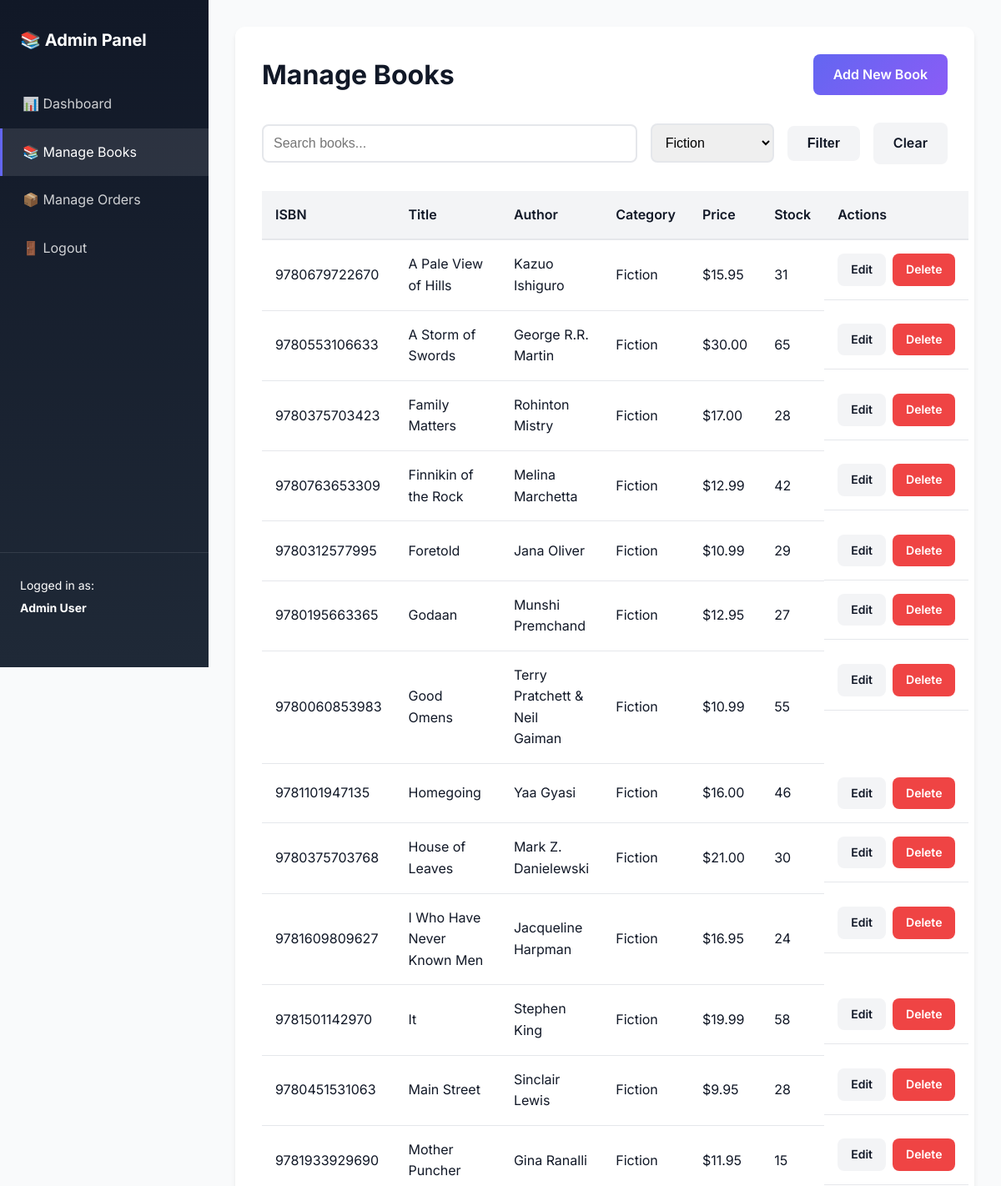
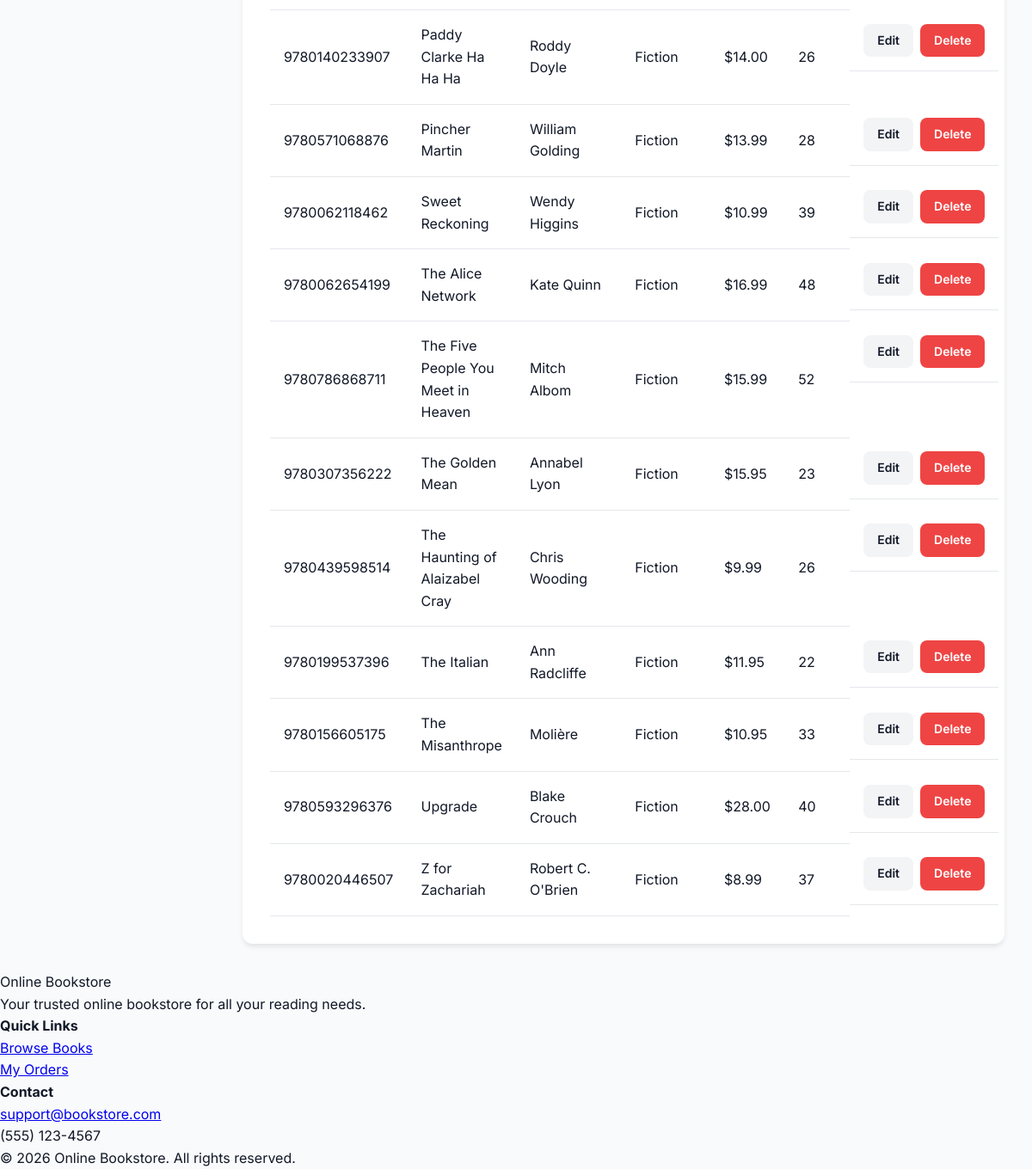
The app's page /admin/books.php?category=1 (signed in) with its own data (2 pictures, top to bottom).
### tables this page shows
CREATE TABLE books (
    id INT AUTO_INCREMENT PRIMARY KEY,
    isbn VARCHAR(20) NOT NULL UNIQUE,
    title VARCHAR(255) NOT NULL,
    author VARCHAR(255) NOT NULL,
    price DECIMAL(10, 2) NOT NULL,
    description TEXT,
    cover_image VARCHAR(255),
    category_id INT,
    stock_quantity INT NOT NULL DEFAULT 0,
    created_at TIMESTAMP DEFAULT CURRENT_TIMESTAMP,
    updated_at TIMESTAMP DEFAULT CURRENT_TIMESTAMP ON UPDATE CURRENT_TIMESTAMP,
    FOREIGN KEY (category_id) REFERENCES categories(id) ON DELETE SET NULL,
    INDEX idx_isbn (isbn),
    INDEX idx_title (title),
    INDEX idx_author (author),
    INDEX idx_category (category_id)
);

CREATE TABLE categories (
    id INT AUTO_INCREMENT PRIMARY KEY,
    name VARCHAR(100) NOT NULL UNIQUE,
    slug VARCHAR(100) NOT NULL UNIQUE,
    description TEXT,
    created_at TIMESTAMP DEFAULT CURRENT_TIMESTAMP,
    INDEX idx_slug (slug)
);

### includes/security.php (called while the page is built, shortened)
<?php
function escapeHTML($data)
{
    return htmlspecialchars($data, ENT_QUOTES, 'UTF-8');
}
function formatPrice($price)
{
    return '$' . number_format($price, 2);
}

### admin/books.php (the view, shortened to what this page needs)
<?php
require_once __DIR__ . '/../includes/security.php';
$db = getDB();
$search = isset($_GET['search']) ? sanitizeInput($_GET['search']) : '';
$category_id = isset($_GET['category']) ? (int) $_GET['category'] : null;
$where = [];
$params = [];
if ($category_id) {
    $where[] = "category_id = ?";
    $params[] = $category_id;
}
$whereClause = !empty($where) ? 'WHERE ' . implode(' AND ', $where) : '';
$sql = "
    SELECT b.*, c.name as category_name
    FROM books b
    LEFT JOIN categories c ON b.category_id = c.id
    $whereClause
    ORDER BY b.title ASC
";
$stmt = $db->prepare($sql);
$stmt->execute($params);
$books = $stmt->fetchAll();
$categoriesStmt = $db->query("SELECT * FROM categories ORDER BY name");
$categories = $categoriesStmt->fetchAll();
include __DIR__ . '/../includes/admin_header.php';
?>
<div class="admin-content">
    <div class="content-header">
        <h1>Manage Books</h1>
        <a href="book_form.php" class="btn btn-primary">Add New Book</a>
    </div>
    <div class="filters">
        <form method="GET" action="" class="filter-form">
            <input type="text" name="search" placeholder="Search books..." value="<?php echo escapeHTML($search); ?>">
            <select name="category">
                <?php foreach ($categories as $cat): ?>
                    <option value="<?php echo $cat['id']; ?>" <?php echo $category_id == $cat['id'] ? 'selected' : ''; ?>>
                        <?php echo escapeHTML($cat['name']); ?>
                    </option>
                <?php endforeach; ?>
            </select>
            <button type="submit" class="btn btn-secondary">Filter</button>
            <?php if ($search || $category_id): ?>
                <a href="books.php" class="btn btn-secondary">Clear</a>
            <?php endif; ?>
        </form>
    </div>
    <table class="admin-table">
        <thead>
            <tr>
                <th>ISBN</th>
                <th>Title</th>
                <th>Author</th>
                <th>Category</th>
                <th>Price</th>
                <th>Stock</th>
                <th>Actions</th>
            </tr>
        </thead>
        <tbody>
            <?php if (empty($books)): ?>
                <tr>
                    <td colspan="7" class="text-center">No books found</td>
                </tr>
            <?php else: ?>
                <?php foreach ($books as $book): ?>
                    <tr>
                        <td>
                            <?php echo escapeHTML($book['isbn']); ?>
                        </td>
                        <td>
                            <?php echo escapeHTML($book['title']); ?>
                        </td>
                        <td>
                            <?php echo escapeHTML($book['author']); ?>
                        </td>
                        <td>
                            <?php echo escapeHTML($book['category_name']); ?>
                        </td>
                        <td>
                            <?php echo formatPrice($book['price']); ?>
                        </td>
                        <td class="<?php echo $book['stock_quantity'] < 10 ? 'text-warning' : ''; ?>">
                            <?php echo $book['stock_quantity']; ?>
                        </td>
                        <td class="action-buttons">
                            <a href="book_form.php?id=<?php echo $book['id']; ?>" class="btn btn-sm btn-secondary">Edit</a>
                            <a href="book_actions.php?action=delete&id=<?php echo $book['id']; ?>" class="btn btn-sm btn-danger"
                                onclick="return confirm('Are you sure you want to delete this book?')">Delete</a>
                        </td>
                    </tr>
                <?php endforeach; ?>
            <?php endif; ?>
        </tbody>
    </table>
</div>
<?php include __DIR__ . '/../includes/footer.php'; ?>

### assets/css/style.css (style rules this page uses)
:root { --primary-color: #6366f1; --primary-dark: #4f46e5; --secondary-color: #8b5cf6; --success-color: #10b981; --error-color: #ef4444; --warning-color: #f59e0b; --bg-primary: #ffffff; --bg-secondary: #f9fafb; --bg-tertiary: #f3f4f6; --text-primary: #111827; --text-secondary: #6b7280; --border-color: #e5e7eb; --shadow-sm: 0 1px 2px 0 rgba(0, 0, 0, 0.05); --shadow-md: 0 4px 6px -1px rgba(0, 0, 0, 0.1); --shadow-lg: 0 10px 15px -3px rgba(0, 0, 0, 0.1); --shadow-xl: 0 20px 25px -5px rgba(0, 0, 0, 0.1); --radius-sm: 0.375rem; --radius-md: 0.5rem; --radius-lg: 0.75rem; --radius-xl: 1rem; --transition: all 0.3s cubic-bezier(0.4, 0, 0.2, 1); }
* { margin: 0; padding: 0; box-sizing: border-box; }
body { font-family: 'Inter', -apple-system, BlinkMacSystemFont, 'Segoe UI', sans-serif; background: var(--bg-secondary); color: var(--text-primary); line-height: 1.6; min-height: 100vh; display: flex; flex-direction: column; }
.btn { display: inline-block; padding: 0.75rem 1.5rem; border-radius: var(--radius-md); font-weight: 600; text-decoration: none; text-align: center; cursor: pointer; transition: var(--transition); border: none; font-size: 1rem; }
.btn-primary { background: linear-gradient(135deg, var(--primary-color), var(--secondary-color)); color: white; }
.btn-secondary { background: var(--bg-tertiary); color: var(--text-primary); }
.btn-danger { background: var(--error-color); color: white; }
.btn-sm { padding: 0.5rem 1rem; font-size: 0.875rem; }

### assets/css/admin.css (style rules this page uses)
.admin-body { background: var(--bg-secondary); }
.admin-content { background: white; padding: 2rem; border-radius: var(--radius-lg); box-shadow: var(--shadow-md); }
.content-header { display: flex; justify-content: space-between; align-items: center; margin-bottom: 2rem; }
.content-header h1 { margin: 0; }
.admin-table { width: 100%; border-collapse: collapse; margin-top: 1rem; }
.admin-table thead { background: var(--bg-tertiary); }
.admin-table th { padding: 1rem; text-align: left; font-weight: 600; color: var(--text-primary); border-bottom: 2px solid var(--border-color); }
.admin-table td { padding: 1rem; border-bottom: 1px solid var(--border-color); }
.action-buttons { display: flex; gap: 0.5rem; }
.filters { margin-bottom: 2rem; }
.filter-form { display: flex; gap: 1rem; align-items: center; }
.filter-form input, .filter-form select { padding: 0.75rem; border: 2px solid var(--border-color); border-radius: var(--radius-md); font-size: 1rem; }
.filter-form input { flex: 1; }

### records on screen
books: isbn "9780679722670", title "A Pale View of Hills", author "Kazuo Ishiguro", category.name "Fiction", price "$15.95", stock_quantity "31"
books: isbn "9780553106633", title "A Storm of Swords", author "George R.R. Martin", category.name "Fiction", price "$30.00", stock_quantity "65"
books: isbn "9780375703423", title "Family Matters", author "Rohinton Mistry", category.name "Fiction", price "$17.00", stock_quantity "28"
books: isbn "9780763653309", title "Finnikin of the Rock", author "Melina Marchetta", category.name "Fiction", price "$12.99", stock_quantity "42"
books: isbn "9780312577995", title "Foretold", author "Jana Oliver", category.name "Fiction", price "$10.99", stock_quantity "29"
books: isbn "9780195663365", title "Godaan", author "Munshi Premchand", category.name "Fiction", price "$12.95", stock_quantity "27"
books: isbn "9780060853983", title "Good Omens", author "Terry Pratchett & Neil Gaiman", category.name "Fiction", price "$10.99", stock_quantity "55"
books: isbn "9781101947135", title "Homegoing", author "Yaa Gyasi", category.name "Fiction", price "$16.00", stock_quantity "46"
books: isbn "9780375703768", title "House of Leaves", author "Mark Z. Danielewski", category.name "Fiction", price "$21.00", stock_quantity "30"
books: isbn "9781609809627", title "I Who Have Never Known Men", author "Jacqueline Harpman", category.name "Fiction", price "$16.95", stock_quantity "24"
books: isbn "9781501142970", title "It", author "Stephen King", category.name "Fiction", price "$19.99", stock_quantity "58"
books: isbn "9780451531063", title "Main Street", author "Sinclair Lewis", category.name "Fiction", price "$9.95", stock_quantity "28"
books: isbn "9781933929690", title "Mother Puncher", author "Gina Ranalli", category.name "Fiction", price "$11.95", stock_quantity "15"
books: isbn "9780140233907", title "Paddy Clarke Ha Ha Ha", author "Roddy Doyle", category.name "Fiction", price "$14.00", stock_quantity "26"
books: isbn "9780571068876", title "Pincher Martin", author "William Golding", category.name "Fiction", price "$13.99", stock_quantity "28"
books: isbn "9780062118462", title "Sweet Reckoning", author "Wendy Higgins", category.name "Fiction", price "$10.99", stock_quantity "39"
books: isbn "9780062654199", title "The Alice Network", author "Kate Quinn", category.name "Fiction", price "$16.99", stock_quantity "48"
books: isbn "9780786868711", title "The Five People You Meet in Heaven", author "Mitch Albom", category.name "Fiction", price "$15.99", stock_quantity "52"
books: isbn "9780307356222", title "The Golden Mean", author "Annabel Lyon", category.name "Fiction", price "$15.95", stock_quantity "23"
books: isbn "9780439598514", title "The Haunting of Alaizabel Cray", author "Chris Wooding", category.name "Fiction", price "$9.99", stock_quantity "26"
books: isbn "9780199537396", title "The Italian", author "Ann Radcliffe", category.name "Fiction", price "$11.95", stock_quantity "22"
books: isbn "9780156605175", title "The Misanthrope", author "Molière", category.name "Fiction", price "$10.95", stock_quantity "33"
books: isbn "9780593296376", title "Upgrade", author "Blake Crouch", category.name "Fiction", price "$28.00", stock_quantity "40"
books: isbn "9780020446507", title "Z for Zachariah", author "Robert C. O'Brien", category.name "Fiction", price "$8.99", stock_quantity "37"

### other values on screen
escapeHTML($_SESSION['first_name'] . ' ' . $_SESSION['last_name']) "Admin User"
SITE_NAME "Online Bookstore"
form field category "Fiction"
